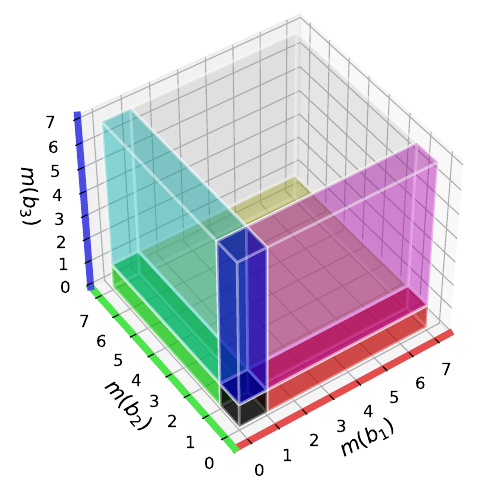

Recreate this plot in Python.
#!/usr/bin/python3

import matplotlib.pyplot as plt
import numpy as np

AXIS_MAX=7

fig = plt.figure(figsize=(5,4.9))
ax = fig.add_subplot(projection='3d')

vols = {}
colors = {}
for h1, p1, o1, c1 in [(0, 0, 1, (0, 0, 0)), (1, 1, AXIS_MAX-1, (1, 0, 0))]:
    for h2, p2, o2, c2 in [(0, 0, 1, (0, 0, 0)), (1, 1, AXIS_MAX-1, (0, 1, 0))]:
        for h3, p3, o3, c3 in [(0, 0, 1, (0, 0, 0)), (1, 1, AXIS_MAX-1, (0, 0, 1))]:
            vols[h1, h2, h3] = [*(p1, p2, p3), *(o1, o2, o3)]
            colors[h1, h2, h3] = tuple(map(sum, zip(c1, c2, c3))) 

ax.bar3d(*vols[0, 0, 0], color=(*colors[0, 0, 0], 0.6), linewidth=2, edgecolor=(1, 1, 1, 0.3))
for key in [(1, 0, 0), (0, 1, 0), (0, 0, 1)]:
    ax.bar3d(*vols[key], color=(*colors[key], 0.45), linewidth=2, edgecolor=(1, 1, 1, 0.3))
for key in [(1, 1, 0), (0, 1, 1), (1, 0, 1)]:
    ax.bar3d(*vols[key], color=(*colors[key], 0.25), linewidth=2, edgecolor=(1, 1, 1, 0.3))
ax.bar3d(*vols[1, 1, 1], color=(*colors[1, 1, 1], 0.25), linewidth=2, edgecolor=(1, 1, 1, 0.3))

ax.set_aspect('equal', 'box')

ax.xaxis.line.set_color((0.9, 0.3, 0.3))
ax.yaxis.line.set_color((0.3, 0.9, 0.3))
ax.zaxis.line.set_color((0.3, 0.3, 0.9))
ax.xaxis.line.set_linewidth(5)
ax.yaxis.line.set_linewidth(5)
ax.zaxis.line.set_linewidth(5)
ax.set_xlabel("$m(b_1)$", fontsize=15)
ax.set_ylabel("$m(b_2)$", fontsize=15)
ax.set_zlabel("$m(b_3)$", fontsize=15)
ax.tick_params(axis='both', which='major', labelsize=12)

ax.view_init(135, 55, 180)
#ax.view_init(25, -115, 0)

'''
ax.set_axis_off()

ax.quiver3D(-0.2, -0.2, -0.2, AXIS_MAX+0.4, 0, 0, length=1, 
        arrow_length_ratio=0.1, colors=(1, 0.3, 0.3), linewidth=3)
ax.quiver3D(-0.2, -0.2, -0.2, 0, AXIS_MAX+0.4, 0, length=1, 
        arrow_length_ratio=0.1, colors=(0.3, 1, 0.3), linewidth=3)
ax.quiver3D(-0.2, -0.2, -0.2, 0, 0, AXIS_MAX+0.4, length=1, 
        arrow_length_ratio=0.1, colors=(0.3, 0.3, 1), linewidth=3)
ax.scatter(-0.2, -0.2, -0.2, color='k', s=30)
'''

plt.tight_layout()
plt.subplots_adjust(left=0.08, bottom=0.08)

#plt.show()
plt.savefig("repr-grid.pdf")
